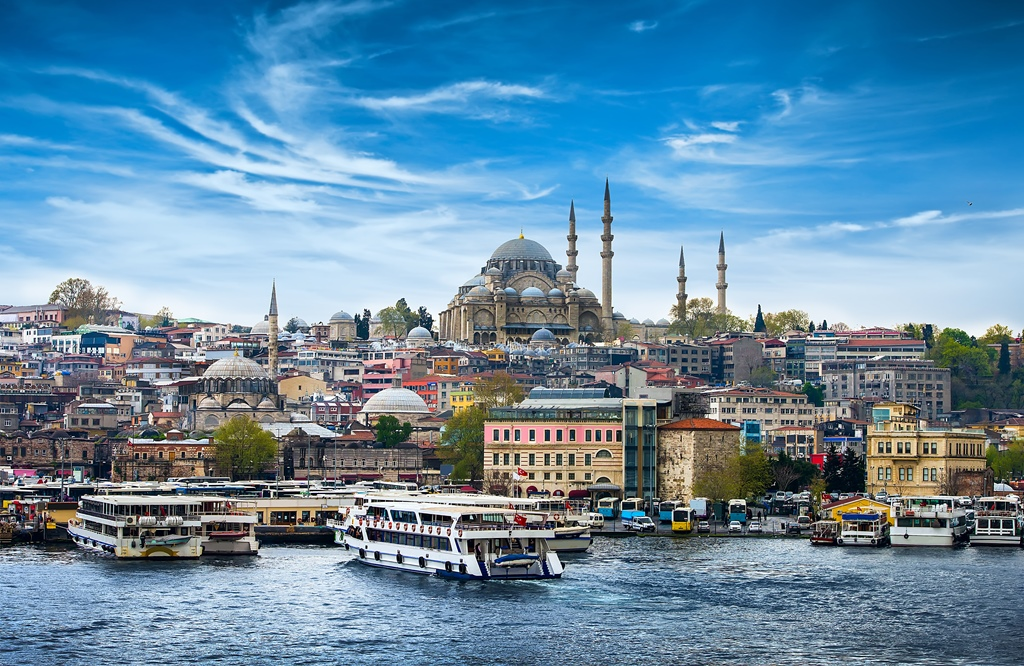
#> input picture Pictures/picture3.jpg, 1024 x 666 px
$ python SaltPepper.py
#> lines starting #> are read from the running program, lines starting #| are printed output that depends on the picture
from cv2 import cv2
from matplotlib import pyplot as plt
import numpy as np
import random


def show_diff(img1, img2):
    plt.imshow(np.hstack((img1, img2)), cmap="gray")
    plt.show()


def add_noise(image):
    row, col = image.shape
    number_of_pixels = random.randint(1000, 10000)
    for i in range(number_of_pixels):
        y_axis = random.randint(0, row - 1)
        x_axis = random.randint(0, col - 1)
        image[y_axis][x_axis] = 255
    number_of_pixels = random.randint(300, 10000)
    for i in range(number_of_pixels):
        y_axis = random.randint(0, row - 1)
        x_axis = random.randint(0, col - 1)
        image[y_axis][x_axis] = 0
    return image


img = cv2.imread('../Pictures/picture3.jpg', 0)
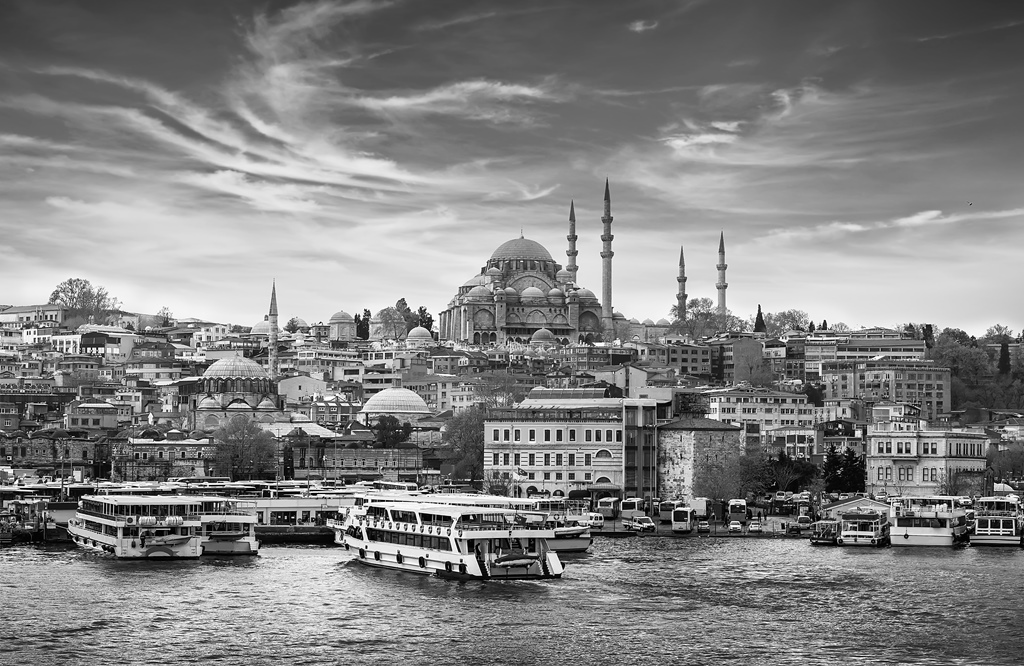
#> img: shape (666, 1024); min 0, max 255, mean 130.7
plt.hist(img)
plt.title("Original image")
plt.show()
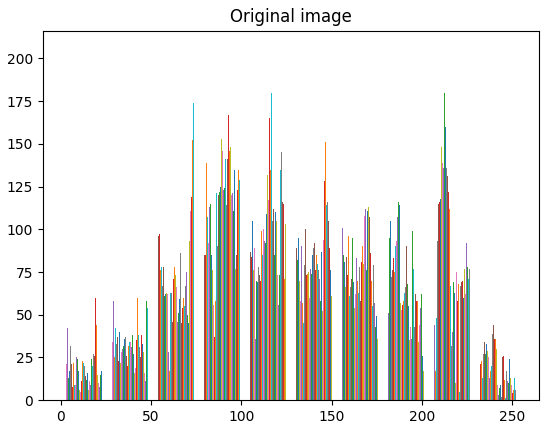
#> figure drawn by matplotlib, 1 panel; tallest bar 113 high, from x = 53.55 to 53.57; tallest bar 109 high, from x = 79.07 to 79.09; tallest bar 124 high, from x = 79.09 to 79.11

noisy_image = add_noise(img)
#> after the loop in add_noise, `for i in range(number_of_pixels):`:
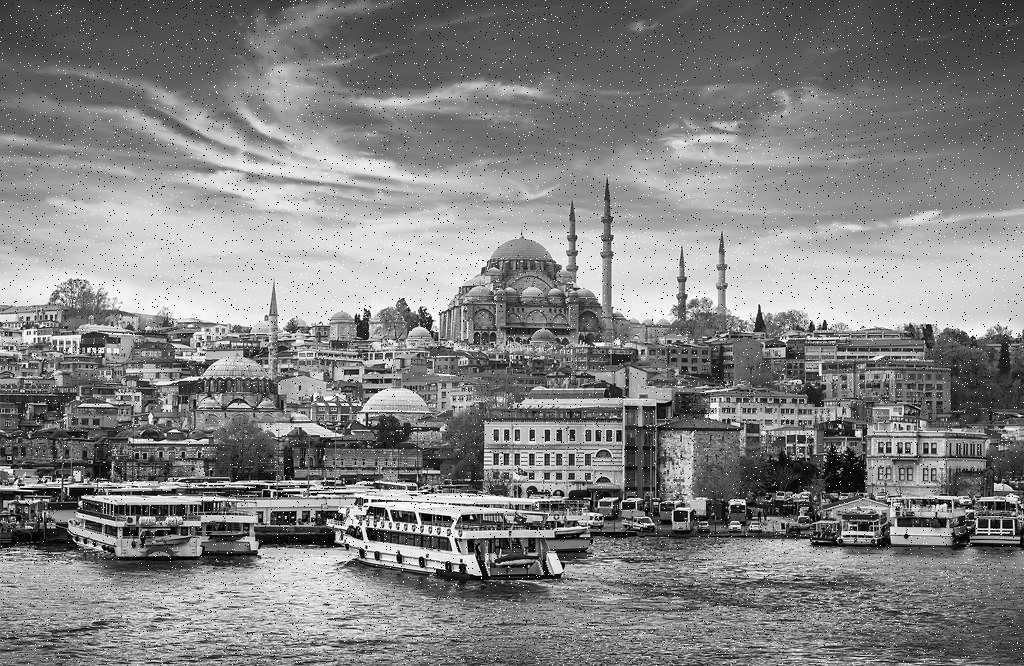
#> image: shape (666, 1024); min 0, max 255, mean 130.5

plt.hist(noisy_image)
plt.title("Noisy image")
plt.show()
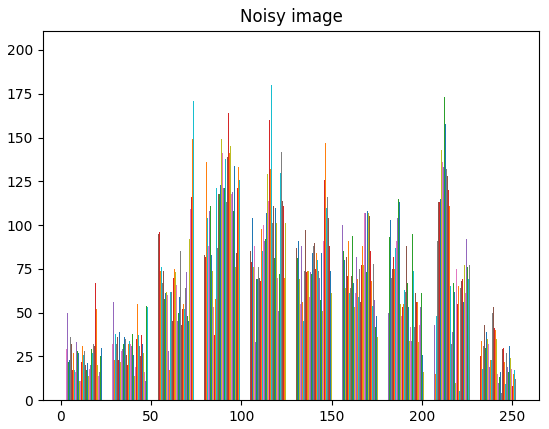
#> figure drawn by matplotlib, 1 panel; tallest bar 107 high, from x = 79.07 to 79.09; tallest bar 117 high, from x = 79.09 to 79.11
